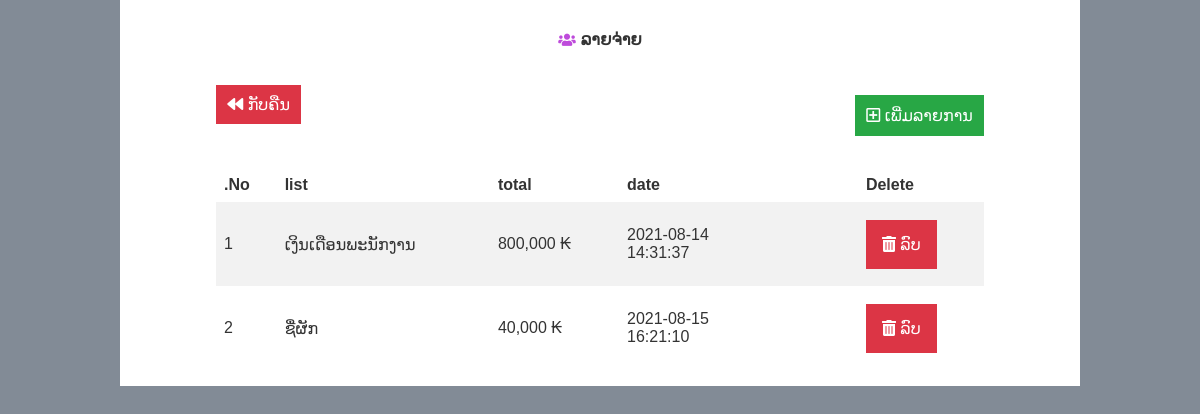
Screenshot of /admin/expenses.php with the database file from the repository.
### tables this page shows
CREATE TABLE `exp` (
  `id` int(11) NOT NULL,
  `list` text NOT NULL,
  `total` int(11) NOT NULL,
  `date` timestamp NOT NULL DEFAULT CURRENT_TIMESTAMP
);

### admin/expenses.php (the view, shortened to what this page needs)
<!DOCTYPE html>
<html lang="en">
<head>
    <link rel="stylesheet" href="css/style.css">
    <link rel="stylesheet" href="https://pro.fontawesome.com/releases/v5.10.0/css/all.css" />
</head>
<body>
    <div class="container">
        <div class="logo">
            <i class="fas fa-users" style="color:#BE4BDB"></i>
            <h3>ລາຍຈ່າຍ</h3>
        </div>
    </div>
    <div class="container">
        <div class="nav">
            <div class="left">
                <a href="index.php" class="back"><i class="fas fa-backward"></i> ກັບຄືນ</a>
            </div>
            <div class="right">
                <a href="insert_exp.php" class="add"><i class="far fa-plus-square"></i> ເພີ່ມລາຍການ</a>
            </div>
        </div>
    </div>
    <div class="container">
        <div class="table-wrap">
            <table class="table">
                <tr>
                    <th>.No</th>
                    <th>list</th>
                    <th>total</th>
                    <th>date</th>
                    <th>Delete</th>
                </tr>
                <?php
                include 'config.php';
                $sql = "SELECT * FROM `exp`";
                $res = mysqli_query($con, $sql);
                while ($row = mysqli_fetch_array($res)) :
                ?>
                    <tr>
                        <td>
                            <label>
                                <span><?php echo $row['id']; ?></span>
                            </label>
                        </td>
                        <td>
                            <?php echo $row['list']; ?>
                        </td>
                        <td>
                            <?php echo number_format($row['total']); ?> ₭
                        </td>
                        <td>
                            <div class="Name-product">
                                <?php echo $row['date']; ?>
                            </div>
                        </td>
                        <td>
                            <a class="delete" onclick="if(confirm('ລົບຜູ້ໃຊ້: <?php echo $row['name']; ?>')){window.location.href='delete_user.php?id=<?php echo $row['id']; ?>'}">
                                <i class="fas fa-trash-alt"></i> ລົບ</a>
                        </td>
                    </tr>
                <?php endwhile; ?>
            </table>
        </div>
    </div>
</body>
</html>

### admin/css/style.css (style rules this page uses)
* { text-decoration: none; padding: 0; margin: 0; border: 0; }
a { color: white; }
body { background-color: #828B96; color: #E2E3E4; font-family:Phetsarath OT, Arial, Helvetica, sans-serif; }
.container { padding-top: 1em; padding-bottom: 1em; width: 80%; margin: 0 auto; background-color: white; }
.logo { display: flex; justify-content: center; align-items: center; font-size: 14px; padding: 1em; color: #333333; width: 200px; border-radius: 20px; margin: 0 auto; }
.logo>h3 { margin-left: 5px; }
.table-wrap { width: 80%; margin: 0 auto; }
.table { border-collapse: collapse; width: 100%; color: #333333; background: white; }
th, td { text-align: left; padding: 8px; }
tr:nth-child(even) { background-color: #f2f2f2; }
.delete { color: white; background: #DC3545; padding: 1em; }
.nav { display: flex; justify-content: space-between; flex-direction: row; width: 80%; margin: 0 auto; }
.right { display: flex; align-items: center; }
.add { color: white; background: #28A745; padding: .7em; }
.back { color: white; background: #DC3545; padding: .7em; }
.Name-product { width:40%; padding: 1em 0; }

### rows the page displays
exp: id "1", list "ເງິນເດືອນພະນັກງານ", total "800,000", date "2021-08-14 14:31:37"
exp: id "2", list "ຊື່ຜັກ", total "40,000", date "2021-08-15 16:21:10"
